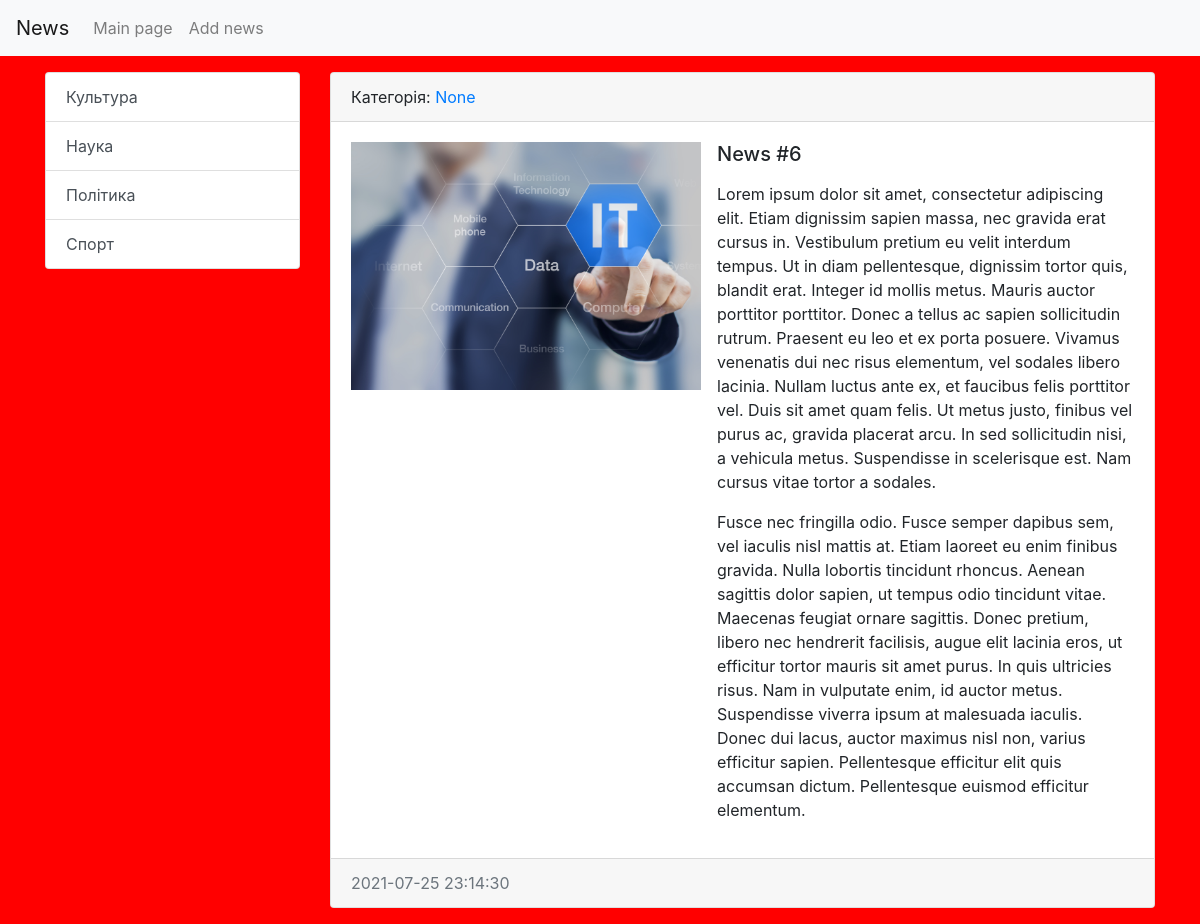
The page /news/6/ on the database as committed earlier.
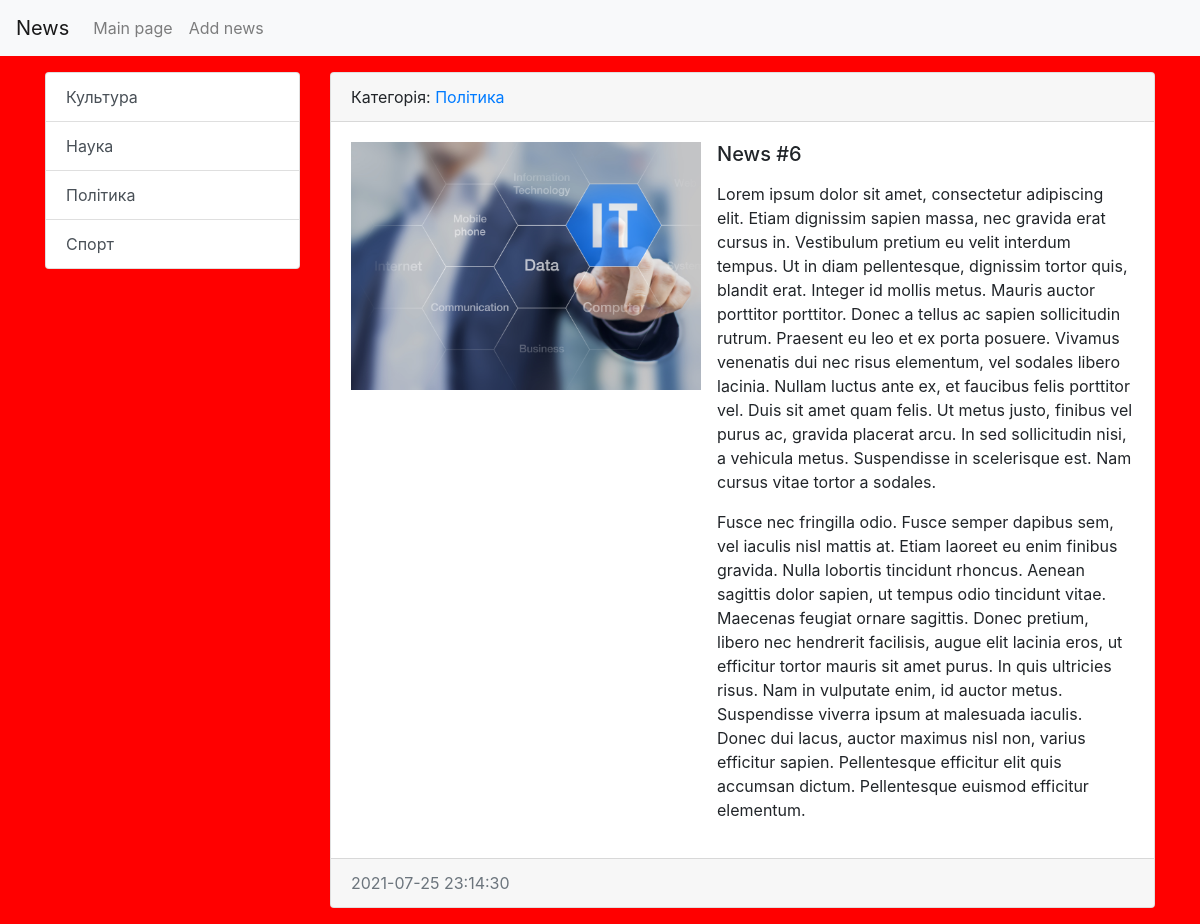
The same page on the database as committed later.
### news/models.py (models this page shows, shortened)
class News(models.Model):
    title = models.CharField(max_length=150, verbose_name = 'Name of article')
    content = models.TextField(blank=True)
    created_at = models.DateTimeField(auto_now_add=True, verbose_name='Publish date')
    updated_at = models.DateTimeField(auto_now=True, verbose_name='Update date')
    photo = models.ImageField(upload_to='photos/%y/%m/%d/', blank=True)
    is_published = models.BooleanField(default=True, verbose_name='Is published?')                      # is_published = 1
    category = models.ForeignKey('Category', on_delete=models.PROTECT, null=True, blank=True)
    class Meta:
        verbose_name = 'Новина'         # singular name of table
        verbose_name_plural = 'Новини'   # plural name
        ordering = ['-created_at']

class Category(models.Model):
    title = models.CharField(max_length=150, db_index=True, verbose_name='Category name')
    def __str__(self):
        return self.title
    def get_absolute_url(self):
        return reverse('category', kwargs = {"category_id": self.pk})
    class Meta:
        verbose_name = 'Категорія'
        verbose_name_plural = 'Категорії'
        ordering = ['title']

### news/views.py (the view)
# urls.py: path('news/<int:news_id>/', view_news, name = 'view_news'),
def view_news(request, news_id):
    news_item = get_object_or_404(News, pk = news_id)
    context = {
        'news_item': news_item
    }
    return render(request, 'news/view_news.html', context)

### news/templatetags/news_tags.py (called while the page is built)
@register.inclusion_tag('news/list_categories.html')
def show_categories():
    categories = Category.objects.all()
    context = {
        'categories': categories
    }
    return context

### news/templates/news/view_news.html (shortened to what this page needs)
{% extends 'base.html' %}
{% block sidebar %}
    {% include 'inc/_sidebar.html' %}
{% endblock sidebar %}
{% block content %}
        <div class="card mb-3">
            <div class="card-header">
                Категорія: <a href="{{ item.category.get_absolute_url }}">{{ news_item.category }}</a>
            </div>
            <div class="card-body">
                <div class="media">
                    {% if news_item.photo %}
                        <img class="mr-3" src="{{ news_item.photo.url }}" alt="" width="350px"  />
                    {% endif %}
                    <div class="media-body">
                        <h5 class="card-title">{{ news_item.title }}</h5>
                        <p class="card-text">{{ news_item.content|linebreaks }}</p>
                    </div>
                </div>
            </div>
            <div class="card-footer text-muted">
                {{ news_item.created_at|date:"Y-m-d H:i:s" }}
            </div>
        </div>
{% endblock %}

Rows that differ between the two databases and show on the page:
changed News "News #6": category "None" → "Політика"
